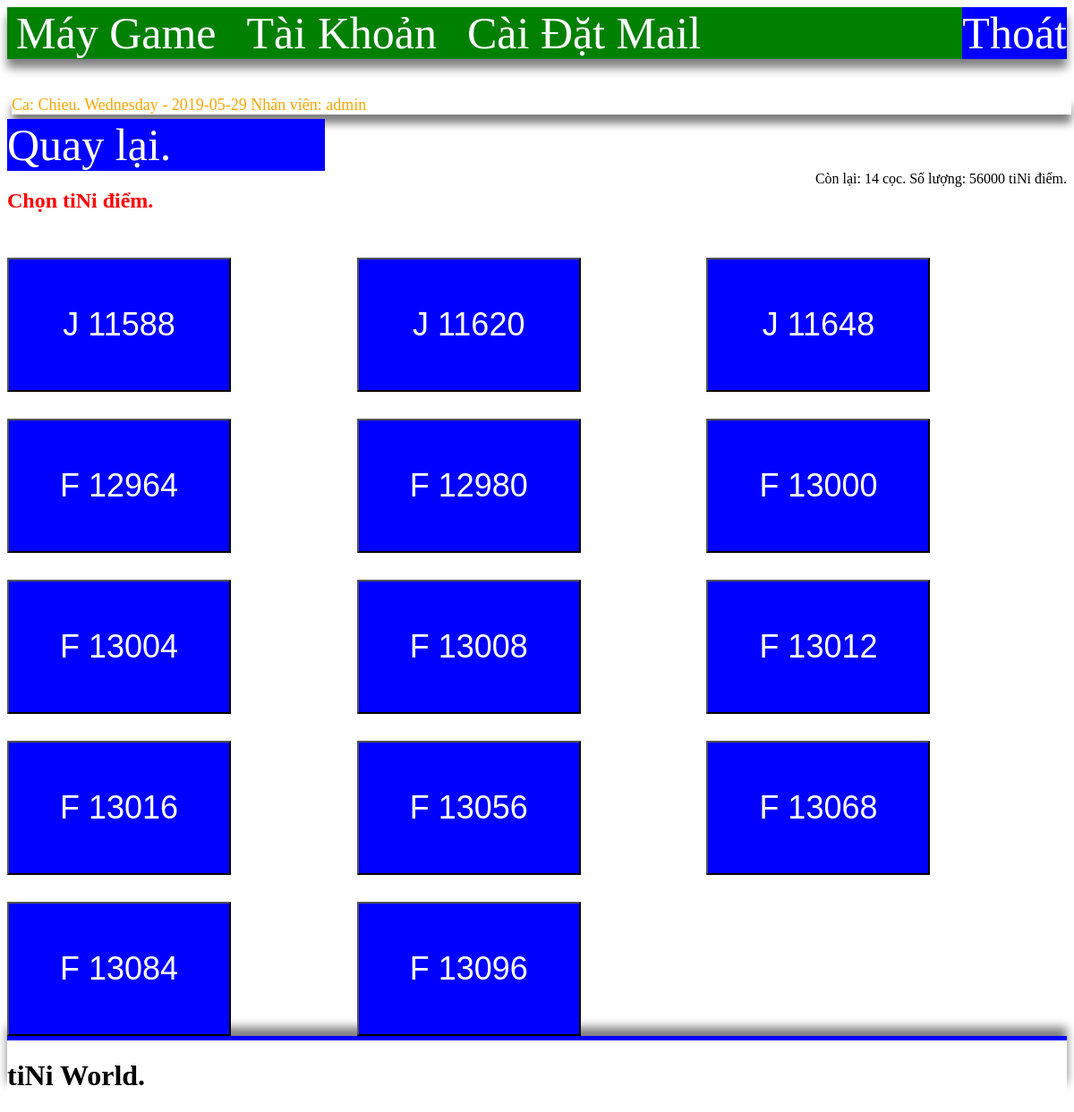
Screenshot of /hienthidiem.php (signed in) with the database file from the repository.
### tables this page shows
CREATE TABLE IF NOT EXISTS `taikhoan` (
`id` int(11) NOT NULL,
  `tentaikhoan` varchar(30) NOT NULL,
  `tennhanvien` varchar(30) DEFAULT NULL,
  `matkhau` varchar(30) NOT NULL,
  `quyen` varchar(15) NOT NULL,
  `trungtam` varchar(30) DEFAULT NULL
);

CREATE TABLE IF NOT EXISTS `myseri` (
`id` int(11) NOT NULL,
  `idnhap` int(11) NOT NULL,
  `Startseri` varchar(15) NOT NULL,
  `Endseri` varchar(15) NOT NULL
);

### hienthidiem.php (the view, shortened to what this page needs)
<?php
if(isset($_SESSION['quyen']))
{
	$quyen= $_SESSION['quyen'];
	if($quyen!='admin')
	{
		include "header.php" ;
	}
	else
	{
		include "header_admin.php" ;
	}
}
?>
<?php
$servername = "localhost";
$username = "root";
$password = "";
$dbname = "ticket";
$conn = new mysqli($servername, $username, $password, $dbname);
$sql1 = "SELECT * FROM myseri";
$result1 = $conn->query($sql1);
$countton=$result1->num_rows;
 ?>
 <div class="hienthiton">
 	<div style=" background-color: Blue; width: 30%;"><a  href='trangchu.php'>Quay lại.</a></div>
  <div style="float: right; font-size: 16px;">Còn lại: <?php echo $countton ;?>  cọc.   Số lượng:  <?php echo ($countton*4000) ;?>  tiNi điểm.</div>
	<h2 style='color: Red;'>Chọn tiNi điểm.</h2>
   </div>
<form method="post" action="<?php echo htmlspecialchars($_SERVER["PHP_SELF"]);?>">
<div class="productName">
	<?php
	if ($result1->num_rows > 0) {
    while($row = $result1->fetch_assoc()) {
    	$str =str_split($row["Startseri"],7);
		?>
		<div class="maygame">
				<?php  echo   "<div style='color: Green; height: 30px;font-size: 30px;' ></div>"; ?>
  <input  style='width:250px;height: 150px; background-color: Blue; color:white;font-size: 36px;' type='submit' name='DSseri'
  		 	 value='<?php echo $str[0]; ?>' >
	</div>
     <?php   }
 } ?>
	</div>
</form>
</body>
<?php include "footer.php" ?>

### header_admin.php (shortened to what this page needs)
<!DOCTYPE html>
<html>
<head>
 <link rel="stylesheet" href="styles.css">
</head>
<body>
<?php
$tennhanvien_id=1;
 $tennhanvien='admin';
 		if(isset($_SESSION['nhanvien']))
		{
				$tennhanvien_id=$_SESSION['nhanvien'];
		}
	$gio=date("H");
	if($gio<14)
	{
		$Ca="Sang";
	}
	else
	{
		$Ca="Chieu";
	}
$servername = "localhost";
$username = "root";
$password = "";
$dbname = "ticket";
	$conn = new mysqli($servername, $username, $password, $dbname);
			mysqli_set_charset($conn,"utf8");
	$tennv = "select tentaikhoan from taikhoan where id='$tennhanvien_id'";
			$resultnv=$conn->query($tennv);
			if($resultnv->num_rows>0)
			{
				while ($rownv=$resultnv->fetch_assoc()) {
					$tennhanvien=$rownv["tentaikhoan"];
				}
			}
			?>
<div class="logout" style='float: right;'> <a style='float: right; color:White; background-color: Blue;' href="dangnhap.php">Thoát</a></div>
<div class="mymenu">
<span class="menu"><a href="maygame.php" >Máy Game</a></span>
<span class="menu"><a href="dangky.php" >Tài Khoản</a></span>
<span class="menu"><a href="caidatmail.php" >Cài Đặt Mail</a></span>
</div></br>
<div class="ca">Ca: <?php   echo $Ca . ".     ".date("l") . " - " . date("Y-m-d") ;    ?>     Nhân viên: <?php echo $tennhanvien ?></div>

### styles.css (style rules this page uses)
a { text-decoration: none; }
.productName { height: 400px; }
.maygame { float: left; width:33%; overflow: auto; }
.ca { color:orange; margin:5px 50px 5px 5px; font-size:18px; }

### header_admin.php (style rules this page uses)
span { margin: 30px 10px 10px 0px; padding:10px; }
a { text-decoration:none; font-size: 50px; color: White; }
.mymenu { background-color: green; box-shadow: 0px 10px 10px grey; }
.ca { width: 100%; box-shadow: 0px 10px 10px grey; }

### rows the page displays
taikhoan: tentaikhoan "admin"
myseri: DSseri "J 11588"
myseri: DSseri "J 11620"
myseri: DSseri "J 11648"
myseri: DSseri "F 12964"
myseri: DSseri "F 12980"
myseri: DSseri "F 13000"
myseri: DSseri "F 13004"
myseri: DSseri "F 13008"
myseri: DSseri "F 13012"
myseri: DSseri "F 13016"
myseri: DSseri "F 13056"
myseri: DSseri "F 13068"
myseri: DSseri "F 13084"
myseri: DSseri "F 13096"

### other values shown
$Ca "Chieu"
$countton "14"
$countton*4000 "56000"
